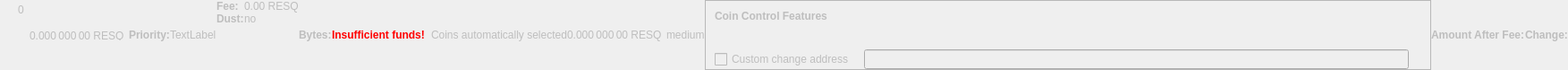
    <widget class="QWidget" name="dummyHideWidget" native="true">
     <property name="enabled">
      <bool>false</bool>
     </property>
     <property name="maximumSize">
      <size>
       <width>100</width>
       <height>22</height>
      </size>
     </property>
     <layout class="QHBoxLayout" name="dummyHideLayout">
      <property name="spacing">
       <number>0</number>
      </property>
      <property name="leftMargin">
       <number>0</number>
      </property>
      <property name="topMargin">
       <number>0</number>
      </property>
      <property name="rightMargin">
       <number>0</number>
      </property>
      <property name="bottomMargin">
       <number>0</number>
      </property>
      <item>
       <layout class="QFormLayout" name="formLayoutCoinControl1">
        <property name="horizontalSpacing">
         <number>10</number>
        </property>
        <property name="verticalSpacing">
         <number>14</number>
        </property>
        <property name="leftMargin">
         <number>10</number>
        </property>
        <property name="topMargin">
         <number>4</number>
        </property>
        <property name="rightMargin">
         <number>6</number>
        </property>
        <item row="0" column="1">
         <widget class="QLabel" name="labelCoinControlBytes">
          <property name="cursor">
           <cursorShape>IBeamCursor</cursorShape>
          </property>
          <property name="contextMenuPolicy">
           <enum>Qt::ActionsContextMenu</enum>
          </property>
          <property name="text">
           <string notr="true">0</string>
          </property>
          <property name="textInteractionFlags">
           <set>Qt::LinksAccessibleByMouse|Qt::TextSelectableByKeyboard|Qt::TextSelectableByMouse</set>
          </property>
         </widget>
        </item>
       </layout>
      </item>
      <item>
       <widget class="QLabel" name="labelCoinControlAfterFee">
        <property name="enabled">
         <bool>false</bool>
        </property>
        <property name="sizePolicy">
         <sizepolicy hsizetype="Fixed" vsizetype="Fixed">
          <horstretch>0</horstretch>
          <verstretch>0</verstretch>
         </sizepolicy>
        </property>
        <property name="minimumSize">
         <size>
          <width>111</width>
          <height>12</height>
         </size>
        </property>
        <property name="maximumSize">
         <size>
          <width>111</width>
          <height>12</height>
         </size>
        </property>
        <property name="cursor">
         <cursorShape>IBeamCursor</cursorShape>
        </property>
        <property name="contextMenuPolicy">
         <enum>Qt::ActionsContextMenu</enum>
        </property>
        <property name="text">
         <string notr="true">0.000 000 00 RESQ</string>
        </property>
        <property name="textInteractionFlags">
         <set>Qt::LinksAccessibleByMouse|Qt::TextSelectableByKeyboard|Qt::TextSelectableByMouse</set>
        </property>
       </widget>
      </item>
      <item>
       <widget class="QLabel" name="labelCoinControlPriorityText">
        <property name="enabled">
         <bool>false</bool>
        </property>
        <property name="font">
         <font>
          <weight>75</weight>
          <bold>true</bold>
         </font>
        </property>
        <property name="text">
         <string>Priority:</string>
        </property>
       </widget>
      </item>
      <item>
       <layout class="QHBoxLayout" name="horizontalLayout">
        <item>
         <widget class="QLabel" name="WarningLabel">
          <property name="text">
           <string>TextLabel</string>
          </property>
         </widget>
        </item>
       </layout>
      </item>
      <item>
       <layout class="QFormLayout" name="formLayoutCoinControl3">
        <property name="horizontalSpacing">
         <number>0</number>
        </property>
        <property name="verticalSpacing">
         <number>0</number>
        </property>
        <property name="leftMargin">
         <number>0</number>
        </property>
        <property name="topMargin">
         <number>0</number>
        </property>
        <property name="rightMargin">
         <number>0</number>
        </property>
        <item row="0" column="0">
         <widget class="QLabel" name="labelCoinControlFeeText">
          <property name="enabled">
           <bool>false</bool>
          </property>
          <property name="font">
           <font>
            <weight>75</weight>
            <bold>true</bold>
           </font>
          </property>
          <property name="text">
           <string>Fee:</string>
          </property>
          <property name="margin">
           <number>0</number>
          </property>
         </widget>
        </item>
        <item row="0" column="1">
         <widget class="QLabel" name="labelCoinControlFee">
          <property name="enabled">
           <bool>false</bool>
          </property>
          <property name="cursor">
           <cursorShape>IBeamCursor</cursorShape>
          </property>
          <property name="contextMenuPolicy">
           <enum>Qt::ActionsContextMenu</enum>
          </property>
          <property name="text">
           <string notr="true">0.00 RESQ</string>
          </property>
          <property name="textInteractionFlags">
           <set>Qt::LinksAccessibleByMouse|Qt::TextSelectableByKeyboard|Qt::TextSelectableByMouse</set>
          </property>
         </widget>
        </item>
        <item row="1" column="0">
         <widget class="QLabel" name="labelCoinControlLowOutputText">
          <property name="enabled">
           <bool>false</bool>
          </property>
          <property name="font">
           <font>
            <weight>75</weight>
            <bold>true</bold>
           </font>
          </property>
          <property name="text">
           <string>Dust:</string>
          </property>
         </widget>
        </item>
        <item row="1" column="1">
         <widget class="QLabel" name="labelCoinControlLowOutput">
          <property name="enabled">
           <bool>false</bool>
          </property>
          <property name="cursor">
           <cursorShape>IBeamCursor</cursorShape>
          </property>
          <property name="contextMenuPolicy">
           <enum>Qt::ActionsContextMenu</enum>
          </property>
          <property name="text">
           <string>no</string>
          </property>
          <property name="textInteractionFlags">
           <set>Qt::LinksAccessibleByMouse|Qt::TextSelectableByKeyboard|Qt::TextSelectableByMouse</set>
          </property>
         </widget>
        </item>
       </layout>
      </item>
      <item>
       <widget class="QLabel" name="labelCoinControlBytesText">
        <property name="enabled">
         <bool>false</bool>
        </property>
        <property name="font">
         <font>
          <weight>75</weight>
          <bold>true</bold>
         </font>
        </property>
        <property name="text">
         <string>Bytes:</string>
        </property>
       </widget>
      </item>
      <item>
       <layout class="QFormLayout" name="formLayoutCoinControl2">
        <property name="horizontalSpacing">
         <number>0</number>
        </property>
        <property name="verticalSpacing">
         <number>0</number>
        </property>
        <property name="leftMargin">
         <number>0</number>
        </property>
        <property name="topMargin">
         <number>0</number>
        </property>
        <property name="rightMargin">
         <number>0</number>
        </property>
       </layout>
      </item>
      <item>
       <layout class="QHBoxLayout" name="horizontalLayoutCoinControl2">
        <property name="spacing">
         <number>0</number>
        </property>
        <property name="bottomMargin">
         <number>0</number>
        </property>
       </layout>
      </item>
      <item>
       <widget class="QLabel" name="labelCoinControlInsuffFunds">
        <property name="enabled">
         <bool>false</bool>
        </property>
        <property name="minimumSize">
         <size>
          <width>0</width>
          <height>0</height>
         </size>
        </property>
        <property name="font">
         <font>
          <weight>75</weight>
          <bold>true</bold>
         </font>
        </property>
        <property name="styleSheet">
         <string notr="true">color:red;font-weight:bold;</string>
        </property>
        <property name="text">
         <string>Insufficient funds!</string>
        </property>
        <property name="margin">
         <number>5</number>
        </property>
       </widget>
      </item>
      <item>
       <layout class="QFormLayout" name="formLayoutCoinControl4">
        <property name="horizontalSpacing">
         <number>0</number>
        </property>
        <property name="verticalSpacing">
         <number>0</number>
        </property>
        <property name="leftMargin">
         <number>0</number>
        </property>
        <property name="topMargin">
         <number>0</number>
        </property>
        <property name="rightMargin">
         <number>0</number>
        </property>
       </layout>
      </item>
      <item>
       <widget class="QLabel" name="labelCoinControlChangeLabel">
        <property name="enabled">
         <bool>false</bool>
        </property>
        <property name="sizePolicy">
         <sizepolicy hsizetype="Preferred" vsizetype="Expanding">
          <horstretch>0</horstretch>
          <verstretch>0</verstretch>
         </sizepolicy>
        </property>
        <property name="minimumSize">
         <size>
          <width>0</width>
          <height>0</height>
         </size>
        </property>
        <property name="text">
         <string/>
        </property>
        <property name="margin">
         <number>3</number>
        </property>
       </widget>
      </item>
      <item>
       <widget class="QLabel" name="labelCoinControlAutomaticallySelected">
        <property name="enabled">
         <bool>false</bool>
        </property>
        <property name="sizePolicy">
         <sizepolicy hsizetype="Fixed" vsizetype="Fixed">
          <horstretch>0</horstretch>
          <verstretch>0</verstretch>
         </sizepolicy>
        </property>
        <property name="minimumSize">
         <size>
          <width>0</width>
          <height>0</height>
         </size>
        </property>
        <property name="maximumSize">
         <size>
          <width>240</width>
          <height>16777215</height>
         </size>
        </property>
        <property name="text">
         <string>Coins automatically selected</string>
        </property>
        <property name="margin">
         <number>5</number>
        </property>
       </widget>
      </item>
      <item>
       <widget class="QLabel" name="labelCoinControlChange">
        <property name="enabled">
         <bool>false</bool>
        </property>
        <property name="sizePolicy">
         <sizepolicy hsizetype="Fixed" vsizetype="Fixed">
          <horstretch>0</horstretch>
          <verstretch>0</verstretch>
         </sizepolicy>
        </property>
        <property name="minimumSize">
         <size>
          <width>111</width>
          <height>0</height>
         </size>
        </property>
        <property name="maximumSize">
         <size>
          <width>111</width>
          <height>16777215</height>
         </size>
        </property>
        <property name="cursor">
         <cursorShape>IBeamCursor</cursorShape>
        </property>
        <property name="contextMenuPolicy">
         <enum>Qt::ActionsContextMenu</enum>
        </property>
        <property name="text">
         <string notr="true">0.000 000 00 RESQ</string>
        </property>
        <property name="textInteractionFlags">
         <set>Qt::LinksAccessibleByMouse|Qt::TextSelectableByKeyboard|Qt::TextSelectableByMouse</set>
        </property>
       </widget>
      </item>
      <item>
       <widget class="QLabel" name="labelCoinControlPriority">
        <property name="enabled">
         <bool>false</bool>
        </property>
        <property name="cursor">
         <cursorShape>IBeamCursor</cursorShape>
        </property>
        <property name="contextMenuPolicy">
         <enum>Qt::ActionsContextMenu</enum>
        </property>
        <property name="text">
         <string>medium</string>
        </property>
        <property name="textInteractionFlags">
         <set>Qt::LinksAccessibleByMouse|Qt::TextSelectableByKeyboard|Qt::TextSelectableByMouse</set>
        </property>
       </widget>
      </item>
      <item>
       <widget class="QFrame" name="frameCoinControl">
        <property name="sizePolicy">
         <sizepolicy hsizetype="Expanding" vsizetype="Expanding">
          <horstretch>0</horstretch>
          <verstretch>0</verstretch>
         </sizepolicy>
        </property>
        <property name="maximumSize">
         <size>
          <width>16777215</width>
          <height>16777215</height>
         </size>
        </property>
        <property name="frameShape">
         <enum>QFrame::StyledPanel</enum>
        </property>
        <property name="frameShadow">
         <enum>QFrame::Sunken</enum>
        </property>
        <layout class="QVBoxLayout" name="verticalLayoutCoinControl2_2">
         <property name="spacing">
          <number>0</number>
         </property>
         <property name="leftMargin">
          <number>0</number>
         </property>
         <property name="topMargin">
          <number>0</number>
         </property>
         <property name="rightMargin">
          <number>0</number>
         </property>
         <property name="bottomMargin">
          <number>0</number>
         </property>
         <item>
          <layout class="QVBoxLayout" name="verticalLayoutCoinControl" stretch="0,0,0,1">
           <property name="spacing">
            <number>0</number>
           </property>
           <property name="leftMargin">
            <number>10</number>
           </property>
           <property name="topMargin">
            <number>10</number>
           </property>
           <item>
            <layout class="QHBoxLayout" name="horizontalLayoutCoinControl1">
             <property name="bottomMargin">
              <number>15</number>
             </property>
             <item>
              <widget class="QLabel" name="labelCoinControlFeatures">
               <property name="enabled">
                <bool>false</bool>
               </property>
               <property name="sizePolicy">
                <sizepolicy hsizetype="Preferred" vsizetype="Maximum">
                 <horstretch>0</horstretch>
                 <verstretch>0</verstretch>
                </sizepolicy>
               </property>
               <property name="font">
                <font>
                 <weight>75</weight>
                 <bold>true</bold>
                </font>
               </property>
               <property name="styleSheet">
                <string notr="true">font-weight:bold;</string>
               </property>
               <property name="text">
                <string>Coin Control Features</string>
               </property>
              </widget>
             </item>
            </layout>
           </item>
           <item>
            <widget class="QWidget" name="widgetCoinControl" native="true">
             <property name="sizePolicy">
              <sizepolicy hsizetype="Preferred" vsizetype="Preferred">
               <horstretch>0</horstretch>
               <verstretch>0</verstretch>
              </sizepolicy>
             </property>
             <property name="minimumSize">
              <size>
               <width>0</width>
               <height>0</height>
              </size>
             </property>
             <property name="styleSheet">
              <string notr="true"/>
             </property>
             <layout class="QHBoxLayout" name="horizontalLayoutCoinControl5_2">
              <property name="leftMargin">
               <number>0</number>
              </property>
              <property name="topMargin">
               <number>0</number>
              </property>
              <property name="rightMargin">
               <number>0</number>
              </property>
              <property name="bottomMargin">
               <number>0</number>
              </property>
              <item>
               <layout class="QHBoxLayout" name="horizontalLayoutCoinControl3">
                <property name="spacing">
                 <number>20</number>
                </property>
                <property name="topMargin">
                 <number>0</number>
                </property>
                <property name="bottomMargin">
                 <number>10</number>
                </property>
               </layout>
              </item>
             </layout>
            </widget>
           </item>
           <item>
            <layout class="QHBoxLayout" name="horizontalLayoutCoinControl4" stretch="0,0,0">
             <property name="spacing">
              <number>12</number>
             </property>
             <property name="sizeConstraint">
              <enum>QLayout::SetDefaultConstraint</enum>
             </property>
             <property name="topMargin">
              <number>5</number>
             </property>
             <property name="rightMargin">
              <number>5</number>
             </property>
             <item>
              <widget class="QCheckBox" name="checkBoxCoinControlChange">
               <property name="enabled">
                <bool>false</bool>
               </property>
               <property name="toolTip">
                <string>If this is activated, but the change address is empty or invalid, change will be sent to a newly generated address.</string>
               </property>
               <property name="text">
                <string>Custom change address</string>
               </property>
              </widget>
             </item>
             <item>
              <widget class="QValidatedLineEdit" name="lineEditCoinControlChange">
               <property name="enabled">
                <bool>false</bool>
               </property>
               <property name="sizePolicy">
                <sizepolicy hsizetype="Expanding" vsizetype="Fixed">
                 <horstretch>0</horstretch>
                 <verstretch>0</verstretch>
                </sizepolicy>
               </property>
              </widget>
             </item>
             <item>
              <widget class="QLabel" name="labelCoinControlChangeLabel_2">
               <property name="sizePolicy">
                <sizepolicy hsizetype="Preferred" vsizetype="Expanding">
                 <horstretch>0</horstretch>
                 <verstretch>0</verstretch>
                </sizepolicy>
               </property>
               <property name="minimumSize">
                <size>
                 <width>0</width>
                 <height>0</height>
                </size>
               </property>
               <property name="text">
                <string/>
               </property>
               <property name="margin">
                <number>3</number>
               </property>
              </widget>
             </item>
            </layout>
           </item>
           <item>
            <spacer name="verticalSpacerCoinControl">
             <property name="orientation">
              <enum>Qt::Vertical</enum>
             </property>
             <property name="sizeHint" stdset="0">
              <size>
               <width>800</width>
               <height>1</height>
              </size>
             </property>
            </spacer>
           </item>
          </layout>
         </item>
        </layout>
       </widget>
      </item>
      <item>
       <widget class="QLabel" name="labelCoinControlAfterFeeText">
        <property name="enabled">
         <bool>false</bool>
        </property>
        <property name="minimumSize">
         <size>
          <width>0</width>
          <height>0</height>
         </size>
        </property>
        <property name="maximumSize">
         <size>
          <width>16777215</width>
          <height>16777215</height>
         </size>
        </property>
        <property name="font">
         <font>
          <weight>75</weight>
          <bold>true</bold>
         </font>
        </property>
        <property name="text">
         <string>Amount After Fee:</string>
        </property>
        <property name="alignment">
         <set>Qt::AlignLeading|Qt::AlignLeft|Qt::AlignVCenter</set>
        </property>
        <property name="margin">
         <number>0</number>
        </property>
       </widget>
      </item>
      <item>
       <widget class="QLabel" name="labelCoinControlChangeText">
        <property name="enabled">
         <bool>false</bool>
        </property>
        <property name="sizePolicy">
         <sizepolicy hsizetype="Preferred" vsizetype="Preferred">
          <horstretch>0</horstretch>
          <verstretch>0</verstretch>
         </sizepolicy>
        </property>
        <property name="minimumSize">
         <size>
          <width>0</width>
          <height>0</height>
         </size>
        </property>
        <property name="maximumSize">
         <size>
          <width>16777215</width>
          <height>16777215</height>
         </size>
        </property>
        <property name="font">
         <font>
          <weight>75</weight>
          <bold>true</bold>
         </font>
        </property>
        <property name="text">
         <string>Change:</string>
        </property>
        <property name="alignment">
         <set>Qt::AlignLeading|Qt::AlignLeft|Qt::AlignVCenter</set>
        </property>
       </widget>
      </item>
     </layout>
    </widget>
